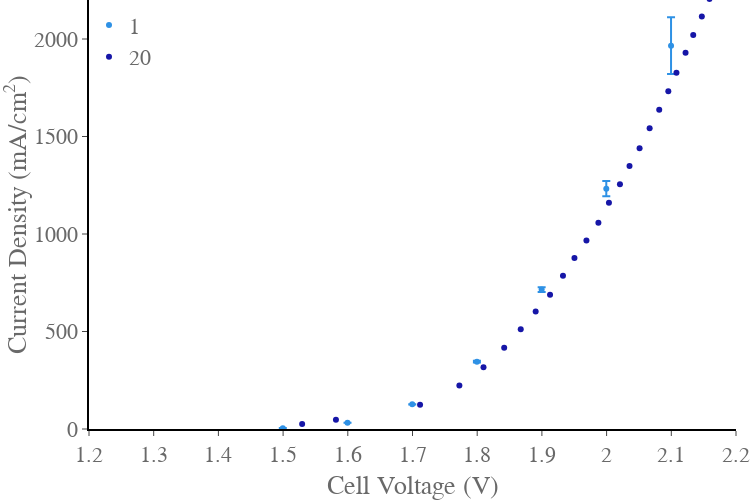

Write notebook code for a chart like this one.
### Code cell
import plotly.graph_objects as go
import numpy as np
import pandas as pd
import plotly.express as px
from scipy.optimize import curve_fit
from pandas import DataFrame as df
from EC_data_processing_lib import get_header_length
from EC_data_processing_lib import get_decimal_separator
from Data_setup_AEMEL import data_set
import os
from galvani import BioLogic
from math import floor,log10

fig_title = 'Polarization Curve'
fig = go.Figure()
fig.update_xaxes(range=[1.2, 2.2],
    nticks=20,
    ticks='outside',
    showgrid=False, gridwidth=1, gridcolor='grey',
    zeroline=False, zerolinecolor='grey', zerolinewidth= 1,
    showline=True, linewidth=2, linecolor='black')

fig.update_yaxes(range=[0, 2200],
    nticks=10,
    showgrid=False, gridwidth=1, gridcolor='grey',
    ticks='outside',
    zeroline=True, zerolinecolor='grey', zerolinewidth= 1,
    showline=True, linewidth=2, linecolor='black')
colors = px.colors.qualitative.Dark24

fig.update_layout(
    xaxis_title="Cell Voltage (V) ",
    yaxis_title="Current Density (mA/cm<sup>2</sup>)",
    margin={'t':0,'l':0,'b':0,'r':0},
    legend_font_size=22,
    font=dict(
        family="Times New Roman, monospace",
        size=22,
        color="dimgrey",
    ),
)
fig.update_layout({
    "plot_bgcolor": "rgba(0, 0, 0, 0)",
    'paper_bgcolor': 'rgba(255, 255, 255, 255)', #sets the background to be transparent... might appear black in .jpeg but will be transparent in the .svg
})

for i in data_set:
    
    file = data_set[i]['data_CA']
    if not os.path.exists(file):
        print("File not found: " + file)
        continue
    if file.endswith('mpt'):
        headerlength = get_header_length(file)
        data = pd.read_csv(file, encoding='ansi', sep="\t", decimal=get_decimal_separator(file),  skiprows=range(headerlength))
        current_column = '<I>/mA'
    else:
        mpr_file = BioLogic.MPRfile(file)
        data = pd.DataFrame(mpr_file.data)
        current_column = 'I/mA'
    if not os.path.exists(data_set[i]['data_CA']):
        continue
   #define variables, sets up number of experiments, does the voltage correction based on Ru and 
    exp = data['Ns']
    Nexp = exp[-1:] + 1
    voltage = data['Ewe/V']
    current = data['I/mA']/5

    j = 0
    Polarization = []
    for j in range(int(Nexp)):
        v = df.mean(voltage.loc[exp==j])
        J = df.mean(current.loc[exp==j])
        Jerr = df.std(current.loc[exp==j])
        Polarization.append([v, J, Jerr])   
    Polarization = np.array(Polarization)
    
    fig.add_trace(go.Scatter(
        x=Polarization[:,0],
        y=Polarization[:,1],
        error_y=dict(
            type='data',
            
            array=Polarization[:,2],
            visible=True),
        mode='markers',
        name= data_set[i]['label'],
        line_color = colors[data_set[i]['color_index']],
        
    )
    )
import pandas as pd

# read in the CSV file
df = pd.read_csv('AEMEL/reference_cell_DioxideMaterialsE0621_5cm2_JVcurve_digitized.csv')

# extract the columns you need
Reference = df[['Voltage (V)', 'Current (A)']].values
Reference[:,1] *= 1000/5
print(Reference)

# use the data in your plot
fig.add_trace(go.Scatter(
        x=Reference[:,0],
        y=Reference[:,1],
        mode='markers',
        name= data_set[i]['label'],
        line_color = colors[data_set[i]['color_index']],
))

   
fig.update_layout(
    width = 750,
    height = 500,
    legend=dict(
    yanchor="top",
    y=0.99,
    xanchor="left",
    x=0,
    font=dict(
        family="Times New Roman, monospace",
        size=22,
        color="dimgrey",
    ),
    ))

fig.show()

### Figure 1 — Plotly figure (JSON) as saved in the notebook; plotly's stock layout.template omitted (floating-point values rounded to 4 significant figures)
{"data": [{"error_y": {"array": [0.4519, 0.2184, 0.7598, 4.004, 12.53, 38.67, 145.0], "type": "data", "visible": true}, "line": {"color": "#2E91E5"}, "mode": "markers", "name": "1", "type": "scatter", "x": [1.5, 1.6, 1.7, 1.8, 1.9, 2.0, 2.1], "y": [4.388, 31.96, 126.6, 345.4, 714.8, 1233.0, 1966.0]}, {"line": {"color": "#1616A7"}, "mode": "markers", "name": "20", "type": "scatter", "x": [1.529, 1.582, 1.712, 1.772, 1.81, 1.842, 1.867, 1.89, 1.913, 1.933, 1.95, 1.969, 1.987, 2.004, 2.021, 2.035, 2.051, 2.067, 2.081, 2.095, 2.108, 2.122, 2.134, 2.147, 2.159, 2.171], "y": [25.65, 47.09, 124.6, 223.2, 316.9, 416.9, 511.1, 602.0, 688.0, 786.5, 876.8, 967.1, 1057.0, 1160.0, 1255.0, 1349.0, 1440.0, 1543.0, 1637.0, 1732.0, 1827.0, 1929.0, 2020.0, 2115.0, 2205.0, 2300.0]}], "layout": {"font": {"color": "dimgrey", "family": "Times New Roman, monospace", "size": 22}, "height": 500, "legend": {"font": {"color": "dimgrey", "family": "Times New Roman, monospace", "size": 22}, "x": 0, "xanchor": "left", "y": 0.99, "yanchor": "top"}, "margin": {"b": 0, "l": 0, "r": 0, "t": 0}, "paper_bgcolor": "rgba(255, 255, 255, 255)", "plot_bgcolor": "rgba(0, 0, 0, 0)", "width": 750, "xaxis": {"gridcolor": "grey", "gridwidth": 1, "linecolor": "black", "linewidth": 2, "nticks": 20, "range": [1.2, 2.2], "showgrid": false, "showline": true, "ticks": "outside", "title": {"text": "Cell Voltage (V) "}, "zeroline": false, "zerolinecolor": "grey", "zerolinewidth": 1}, "yaxis": {"gridcolor": "grey", "gridwidth": 1, "linecolor": "black", "linewidth": 2, "nticks": 10, "range": [0, 2200], "showgrid": false, "showline": true, "ticks": "outside", "title": {"text": "Current Density (mA/cm<sup>2</sup>)"}, "zeroline": true, "zerolinecolor": "grey", "zerolinewidth": 1}}}
